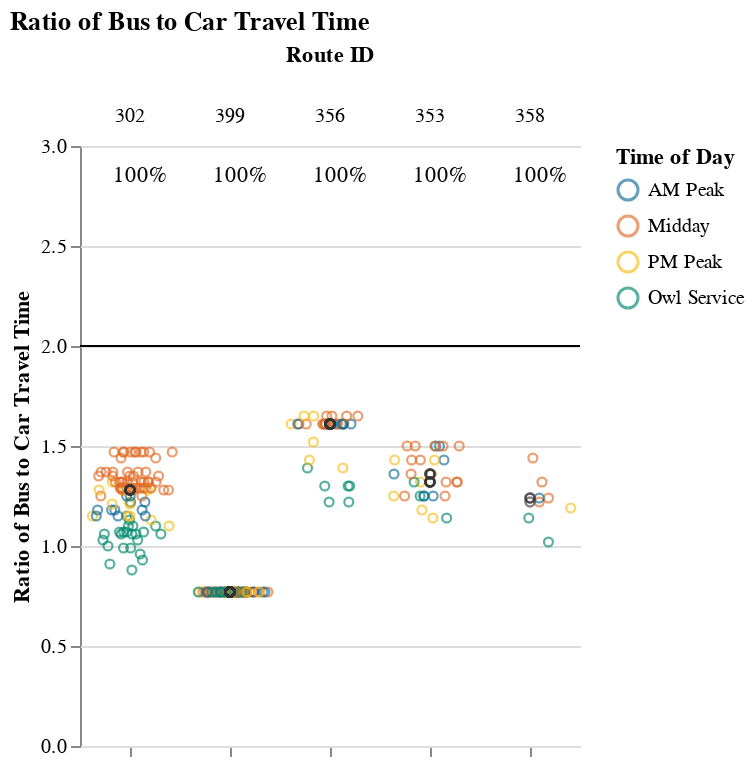
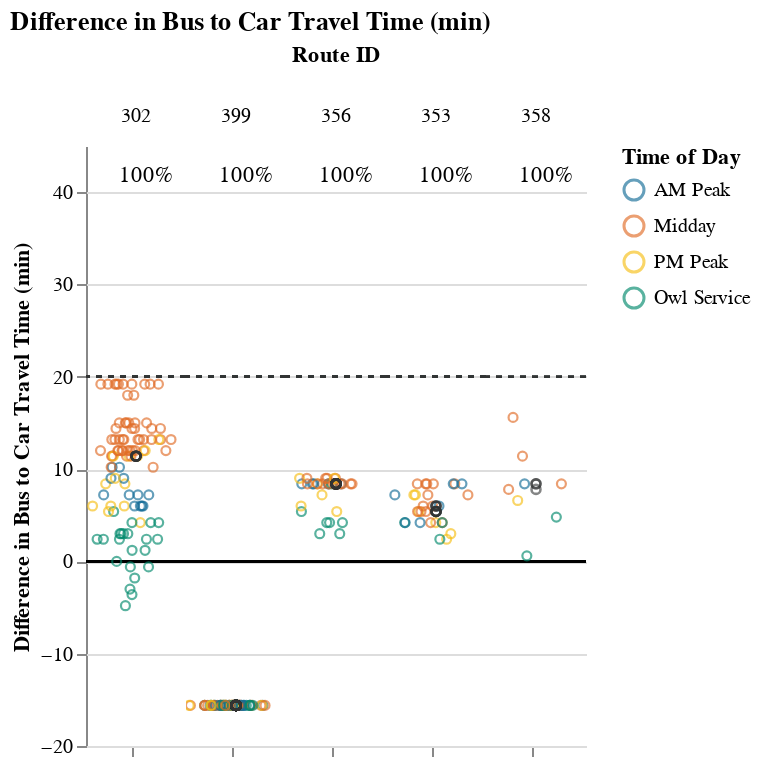

Notebook cell for these charts, in order:
### Markdown cell above
## Viable Competitive Routes
### Short Routes (< 1 hr)

### Code cell
route_group = "short"
display_charts_for_route_group(df, route_group)

### Figure 1 — Vega-Lite specification as saved in the notebook (floating-point values rounded to 4 significant figures; data arrays with more than 128 entries replaced by an {"elided": "..."} marker saying what was removed)
{"config": {"view": {"continuousWidth": 400, "continuousHeight": 300, "stroke": null}, "facet": {"spacing": 0}}, "data": {"name": "data-b70d1d3865b2ae5eb6bdff22f7e612a9"}, "facet": {"column": {"field": "route_id2", "sort": ["302", "399", "356", "353", "358"], "title": "Route ID", "type": "nominal"}}, "spec": {"layer": [{"mark": "rule", "encoding": {"color": {"value": "black"}, "y": {"field": "cutoff", "type": "quantitative"}}, "selection": {"selector001": {"type": "interval", "bind": "scales", "encodings": ["x", "y"]}}}, {"mark": {"type": "point", "opacity": 0.65, "size": 20, "strokeWidth": 1.1}, "encoding": {"color": {"field": "time_of_day", "scale": {"range": ["#136C97", "#E16B26", "#F6BF16", "#00896B", "#7790A3", "#5B559C"]}, "sort": ["AM Peak", "Midday", "PM Peak", "Owl Service"], "title": "Time of Day", "type": "nominal"}, "tooltip": [{"field": "route_id2", "title": "route_id", "type": "nominal"}, {"field": "route_name", "type": "nominal"}, {"field": "trip_id", "type": "nominal"}, {"field": "service_hours", "type": "quantitative"}, {"field": "car_duration_hours", "type": "quantitative"}, {"field": "bus_multiplier", "type": "quantitative"}, {"field": "bus_difference", "type": "quantitative"}, {"field": "num_trips", "type": "quantitative"}, {"field": "num_competitive", "type": "quantitative"}, {"field": "pct_trips_competitive", "type": "quantitative"}, {"field": "pct_below_cutoff", "type": "quantitative"}, {"field": "p25", "type": "quantitative"}, {"field": "p50", "type": "quantitative"}, {"field": "p75", "type": "quantitative"}], "x": {"axis": {"grid": false, "labels": false, "ticks": true, "values": [0]}, "field": "jitter", "scale": {}, "title": null, "type": "quantitative"}, "y": {"field": "bus_multiplier", "scale": {"domain": [0, 3.0]}, "title": "Ratio of Bus to Car Travel Time", "type": "quantitative"}}, "transform": [{"calculate": "sqrt(-2*log(random()))*cos(2*PI*random())", "as": "jitter"}], "width": 50}, {"layer": [{"mark": {"type": "point", "opacity": 0.6, "size": 20, "strokeWidth": 1.3}, "encoding": {"color": {"value": "#323434"}, "y": {"field": "bus_multiplier", "type": "quantitative"}}, "transform": [{"filter": "(datum.p50_trip === 1)"}]}, {"mark": {"type": "text", "align": "center", "baseline": "middle"}, "encoding": {"color": {"value": "black"}, "text": {"field": "pct_trips_competitive", "format": ".0%", "type": "quantitative"}, "tooltip": [{"field": "route_id2", "title": "route_id", "type": "nominal"}, {"field": "route_name", "type": "nominal"}, {"field": "trip_id", "type": "nominal"}, {"field": "service_hours", "type": "quantitative"}, {"field": "car_duration_hours", "type": "quantitative"}, {"field": "bus_multiplier", "type": "quantitative"}, {"field": "bus_difference", "type": "quantitative"}, {"field": "num_trips", "type": "quantitative"}, {"field": "num_competitive", "type": "quantitative"}, {"field": "pct_trips_competitive", "type": "quantitative"}, {"field": "pct_below_cutoff", "type": "quantitative"}, {"field": "p25", "type": "quantitative"}, {"field": "p50", "type": "quantitative"}, {"field": "p75", "type": "quantitative"}], "x": {"value": 30}, "y": {"value": 15}}, "transform": [{"calculate": "sqrt(-2*log(random()))*cos(2*PI*random())", "as": "jitter"}, {"filter": "(datum.fastest_trip === 1)"}]}]}]}, "resolve": {"scale": {"y": "shared"}}, "title": "Ratio of Bus to Car Travel Time", "$schema": "https://vega.github.io/schema/vega-lite/v4.17.0.json", "datasets": {"data-b70d1d3865b2ae5eb6bdff22f7e612a9": {"elided": "237 records"}}}

### Figure 2 — Vega-Lite specification as saved in the notebook (floating-point values rounded to 4 significant figures; data arrays with more than 128 entries replaced by an {"elided": "..."} marker saying what was removed)
{"config": {"view": {"continuousWidth": 400, "continuousHeight": 300, "stroke": null}, "facet": {"spacing": 0}}, "data": {"name": "data-91443d8903c93212eeaf57ef77f5233f"}, "facet": {"column": {"field": "route_id2", "sort": ["302", "399", "356", "353", "358"], "title": "Route ID", "type": "nominal"}}, "spec": {"layer": [{"mark": "rule", "encoding": {"color": {"value": "black"}, "y": {"field": "cutoff", "type": "quantitative"}}, "selection": {"selector002": {"type": "interval", "bind": "scales", "encodings": ["x", "y"]}}}, {"mark": {"type": "rule", "strokeDash": [3, 3]}, "encoding": {"color": {"value": "#323434"}, "y": {"field": "cutoff2", "type": "quantitative"}}}, {"mark": {"type": "point", "opacity": 0.65, "size": 20, "strokeWidth": 1.1}, "encoding": {"color": {"field": "time_of_day", "scale": {"range": ["#136C97", "#E16B26", "#F6BF16", "#00896B", "#7790A3", "#5B559C"]}, "sort": ["AM Peak", "Midday", "PM Peak", "Owl Service"], "title": "Time of Day", "type": "nominal"}, "tooltip": [{"field": "route_id2", "title": "route_id", "type": "nominal"}, {"field": "route_name", "type": "nominal"}, {"field": "trip_id", "type": "nominal"}, {"field": "service_hours", "type": "quantitative"}, {"field": "car_duration_hours", "type": "quantitative"}, {"field": "bus_multiplier", "type": "quantitative"}, {"field": "bus_difference", "type": "quantitative"}, {"field": "num_trips", "type": "quantitative"}, {"field": "num_competitive", "type": "quantitative"}, {"field": "pct_trips_competitive", "type": "quantitative"}, {"field": "pct_below_cutoff", "type": "quantitative"}, {"field": "p25", "type": "quantitative"}, {"field": "p50", "type": "quantitative"}, {"field": "p75", "type": "quantitative"}], "x": {"axis": {"grid": false, "labels": false, "ticks": true, "values": [0]}, "field": "jitter", "scale": {}, "title": null, "type": "quantitative"}, "y": {"field": "bus_difference", "scale": {"domain": [-15.6, 42.6]}, "title": "Difference in Bus to Car Travel Time (min)", "type": "quantitative"}}, "transform": [{"calculate": "sqrt(-2*log(random()))*cos(2*PI*random())", "as": "jitter"}], "width": 50}, {"layer": [{"mark": {"type": "point", "opacity": 0.6, "size": 20, "strokeWidth": 1.3}, "encoding": {"color": {"value": "#323434"}, "y": {"field": "bus_difference", "type": "quantitative"}}, "transform": [{"filter": "(datum.p50_trip === 1)"}]}, {"mark": {"type": "text", "align": "center", "baseline": "middle"}, "encoding": {"color": {"value": "black"}, "text": {"field": "pct_trips_competitive", "format": ".0%", "type": "quantitative"}, "tooltip": [{"field": "route_id2", "title": "route_id", "type": "nominal"}, {"field": "route_name", "type": "nominal"}, {"field": "trip_id", "type": "nominal"}, {"field": "service_hours", "type": "quantitative"}, {"field": "car_duration_hours", "type": "quantitative"}, {"field": "bus_multiplier", "type": "quantitative"}, {"field": "bus_difference", "type": "quantitative"}, {"field": "num_trips", "type": "quantitative"}, {"field": "num_competitive", "type": "quantitative"}, {"field": "pct_trips_competitive", "type": "quantitative"}, {"field": "pct_below_cutoff", "type": "quantitative"}, {"field": "p25", "type": "quantitative"}, {"field": "p50", "type": "quantitative"}, {"field": "p75", "type": "quantitative"}], "x": {"value": 30}, "y": {"value": 15}}, "transform": [{"calculate": "sqrt(-2*log(random()))*cos(2*PI*random())", "as": "jitter"}, {"filter": "(datum.fastest_trip === 1)"}]}]}]}, "resolve": {"scale": {"y": "shared"}}, "title": "Difference in Bus to Car Travel Time (min)", "$schema": "https://vega.github.io/schema/vega-lite/v4.17.0.json", "datasets": {"data-91443d8903c93212eeaf57ef77f5233f": {"elided": "237 records"}}}
